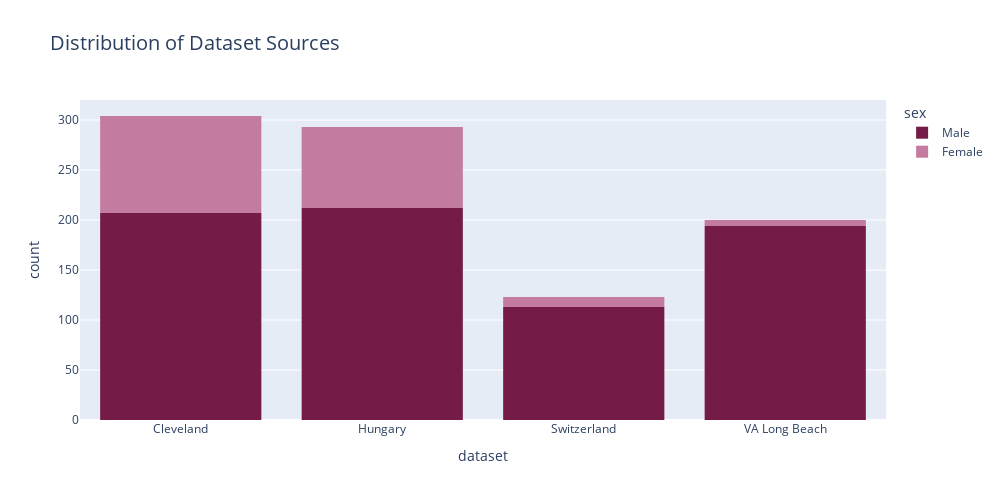

Notebook cell for this chart:
### Markdown cell above
💡**Insight**
- The largest number of people in our dataset are from Cleveland `(304)` ,While smallest number of people are from Switzerland `(123)`.

### Code cell
#plot the countplot of the dataset column
fig=px.histogram(df, x='dataset', histfunc='count', color='sex', title='Distribution of Dataset Sources', 
                 color_discrete_map={'Male':'#741B47', 'Female':'#C37BA0'}, width=1000, height=500)
fig.update_layout(title_font_size=20)
fig.show()

### Figure 1 — Plotly figure (JSON) as saved in the notebook; plotly's stock layout.template omitted (floating-point values rounded to 4 significant figures; data arrays with more than 128 entries replaced by an {"elided": "..."} marker saying what was removed)
{"data": [{"alignmentgroup": "True", "bingroup": "x", "histfunc": "count", "hovertemplate": "sex=Male<br>dataset=%{x}<br>count=%{y}<extra></extra>", "legendgroup": "Male", "marker": {"color": "#741B47", "pattern": {"shape": ""}}, "name": "Male", "offsetgroup": "Male", "orientation": "v", "showlegend": true, "type": "histogram", "x": {"elided": "726 str values"}, "xaxis": "x", "yaxis": "y"}, {"alignmentgroup": "True", "bingroup": "x", "histfunc": "count", "hovertemplate": "sex=Female<br>dataset=%{x}<br>count=%{y}<extra></extra>", "legendgroup": "Female", "marker": {"color": "#C37BA0", "pattern": {"shape": ""}}, "name": "Female", "offsetgroup": "Female", "orientation": "v", "showlegend": true, "type": "histogram", "x": {"elided": "194 str values"}, "xaxis": "x", "yaxis": "y"}], "layout": {"barmode": "relative", "height": 500, "legend": {"title": {"text": "sex"}, "tracegroupgap": 0}, "title": {"font": {"size": 20}, "text": "Distribution of Dataset Sources"}, "width": 1000, "xaxis": {"anchor": "y", "domain": [0, 1], "title": {"text": "dataset"}}, "yaxis": {"anchor": "x", "domain": [0, 1], "title": {"text": "count"}}}}
